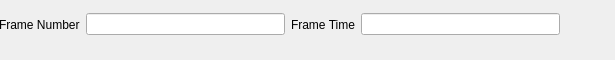
<?xml version="1.0" encoding="UTF-8"?>
<ui version="4.0">
 <class>IMAGE_INFORMATION</class>
 <widget class="QWidget" name="IMAGE_INFORMATION">
  <property name="geometry">
   <rect>
    <x>0</x>
    <y>0</y>
    <width>615</width>
    <height>60</height>
   </rect>
  </property>
  <property name="windowTitle">
   <string>Form</string>
  </property>
  <widget class="QWidget" name="horizontalLayoutWidget">
   <property name="geometry">
    <rect>
     <x>-1</x>
     <y>-1</y>
     <width>561</width>
     <height>51</height>
    </rect>
   </property>
   <layout class="QHBoxLayout" name="horizontalLayout">
    <item>
     <widget class="QLabel" name="label">
      <property name="text">
       <string>Frame Number</string>
      </property>
      <property name="margin">
       <number>2</number>
      </property>
     </widget>
    </item>
    <item>
     <widget class="QLineEdit" name="lineEdit"/>
    </item>
    <item>
     <widget class="QLabel" name="label_2">
      <property name="text">
       <string>Frame Time</string>
      </property>
      <property name="margin">
       <number>2</number>
      </property>
     </widget>
    </item>
    <item>
     <widget class="QLineEdit" name="lineEdit_2"/>
    </item>
   </layout>
  </widget>
 </widget>
 <resources/>
 <connections/>
</ui>
